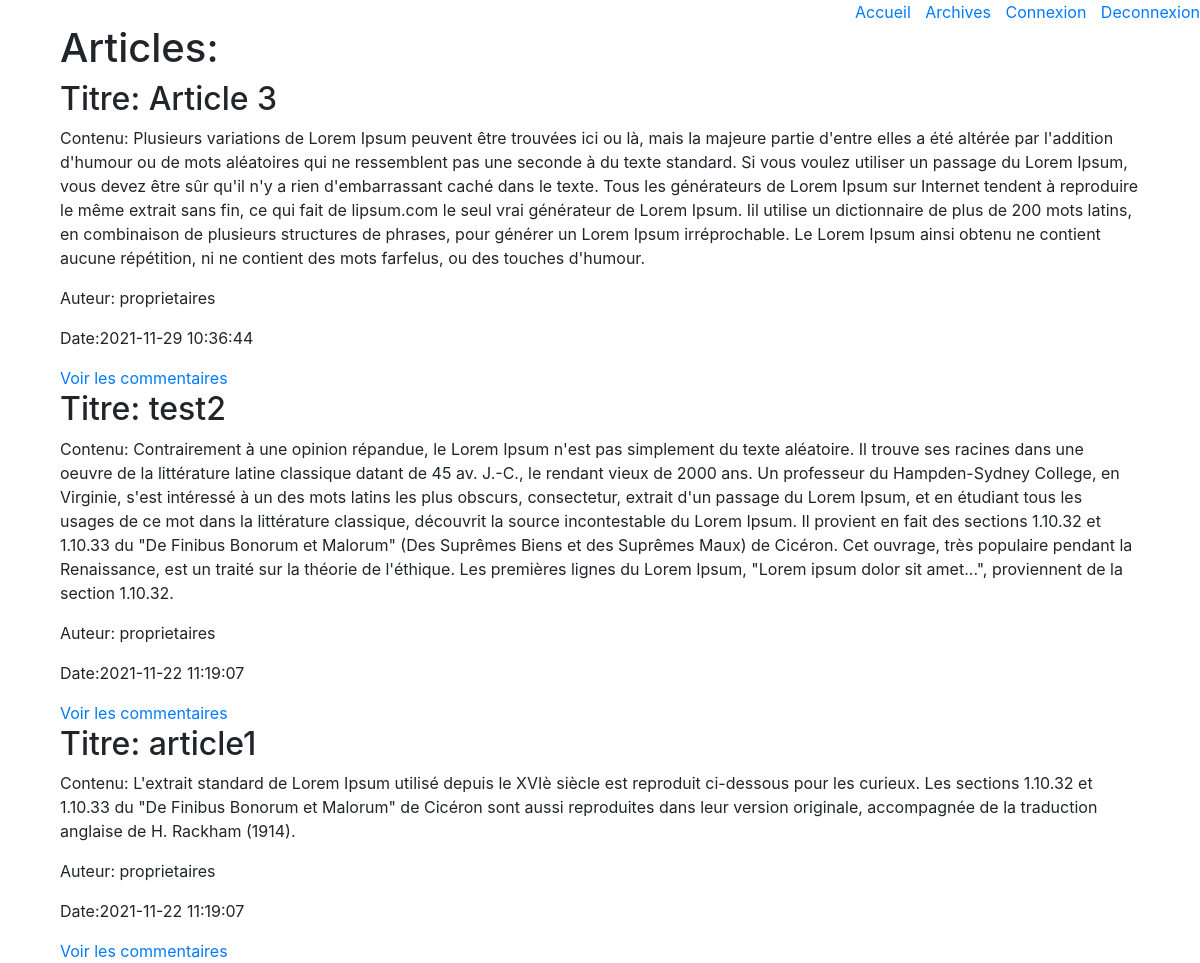
/landing.php, run on an earlier commit of the app's database.
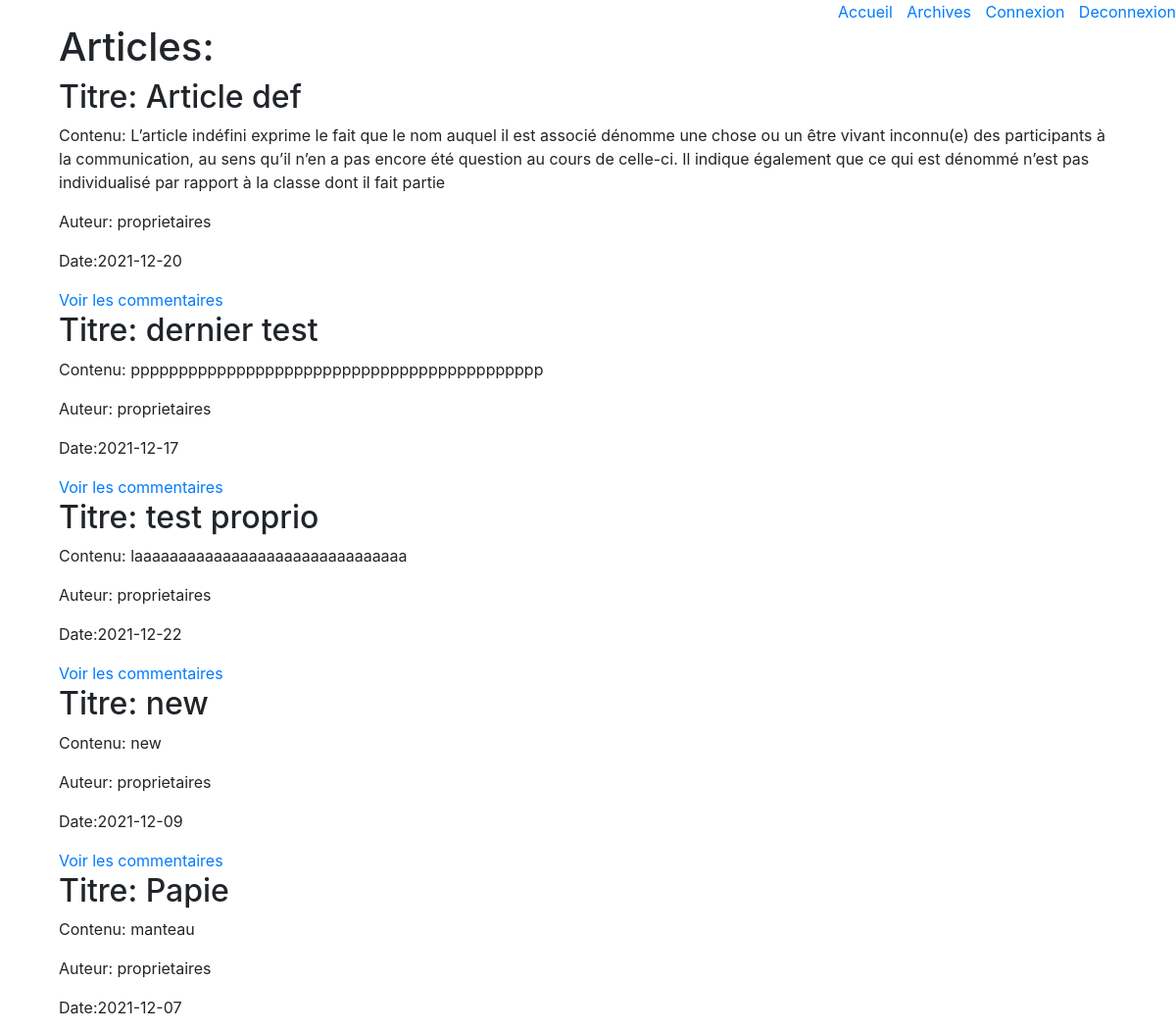
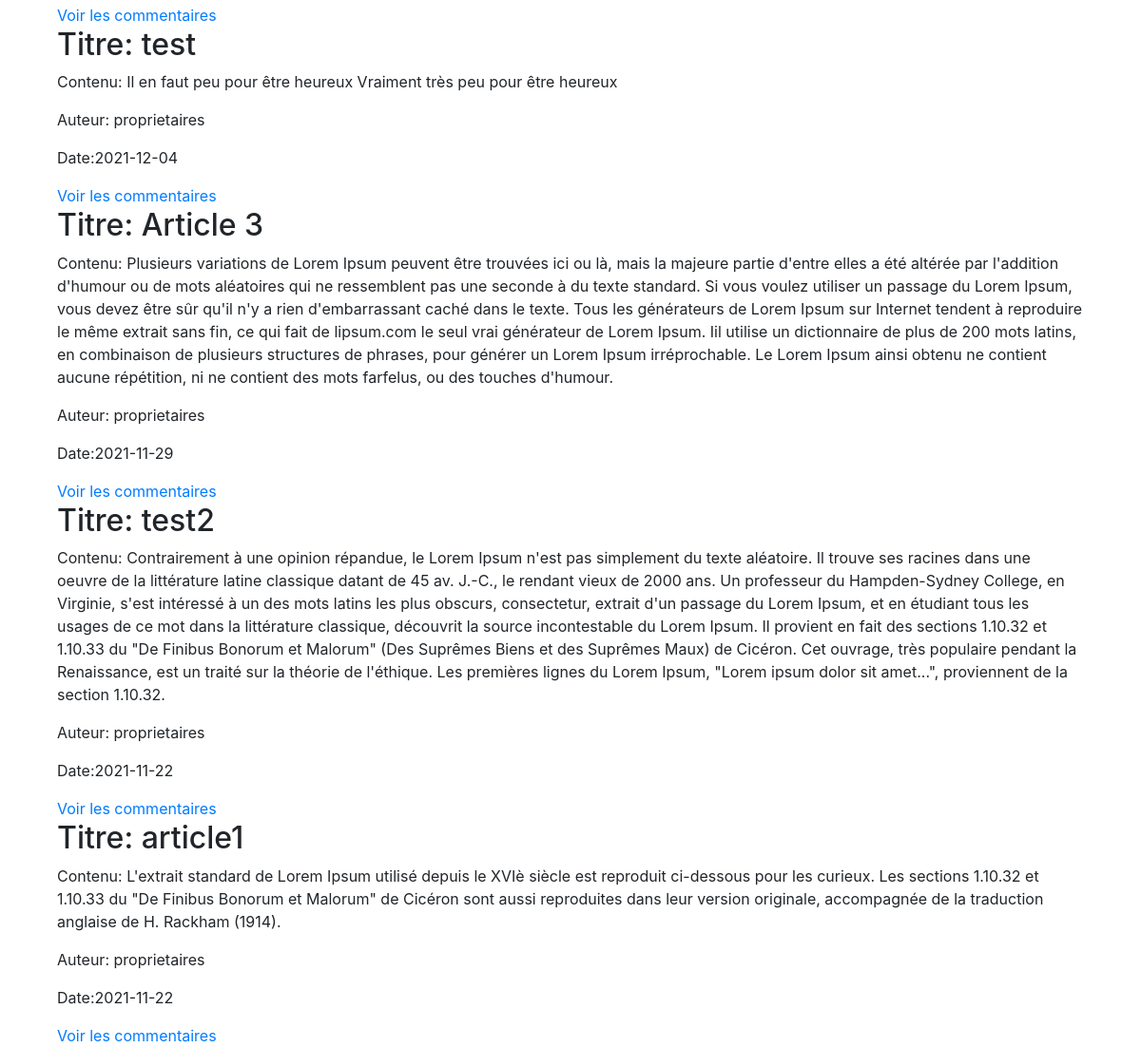
And on a later commit of the database (2 pictures, top to bottom).
### tables this page shows
CREATE TABLE `articles` (
  `id_articles` int(11) NOT NULL,
  `titre` varchar(100) NOT NULL,
  `contenu` text NOT NULL,
  `date` date NOT NULL
);

### landing.php (the view, shortened to what this page needs)
<?php
    require_once 'config.php';
    $articles=getArticles($bdd);
    function getArticles($bdd)
    {
        $req = $bdd->prepare('SELECT id_articles,titre,contenu, date FROM articles ORDER BY id_articles DESC');
        $req->execute();
        $data = $req->fetchAll(PDO::FETCH_ASSOC);
        return $data;
    }
?>
<!doctype html>
<html lang="en">
  <head>
    <link rel="stylesheet" href="https://stackpath.bootstrapcdn.com/bootstrap/4.3.1/css/bootstrap.min.css">
  </head>
  <body>
  <nav>
        <a href="accueil.php">Accueil</a>
        <a href="landing.php"> Archives</a>
        <a href="connexion.php">Connexion</a>
        <a href="deconnexion.php">Deconnexion</a>
    </nav>
        <div class="container">
            <div class="col-md-12">
            <h1>Articles:</h1>
            <?php
            foreach ($articles as $article){
	echo "<h2>Titre: ".$article["titre"]."<br></h2>  ";
    echo "<p>Contenu: ".$article["contenu"]."</p>";
    echo "<p>Auteur: proprietaires". "</p>";
    echo "<p>Date:".$article["date"]. "</p>";
    echo "<a href='articles.php?id=".$article["id_articles"]. "'>Voir les commentaires</a>";
}
?>
            </div>
        </div>
  </body>
</html>

### landing.php (style rules this page uses)
nav { text-align:right; }
nav a { margin-left:10px; }

What changed in the data, as far as the page shows it:
added articles: titre "Article def", contenu "L’article indéfini exprime le fait que le nom auquel il est associé dénomme une chose ou un être vivant inconnu(e) des participants à la communication, au sens qu’il n’en a pas encore été question au cours de celle-ci. Il indique également que ce qui est dénommé n’est pas individualisé par rapport à la classe dont il fait partie", date "2021-12-20"
added articles: titre "dernier test", contenu "ppppppppppppppppppppppppppppppppppppppppppp", date "2021-12-17"
added articles: titre "test proprio", contenu "laaaaaaaaaaaaaaaaaaaaaaaaaaaaaaa", date "2021-12-22"
added articles: titre "new", contenu "new", date "2021-12-09"
added articles: titre "Papie", contenu "manteau", date "2021-12-07"
added articles: titre "test", contenu "Il en faut peu pour être heureux Vraiment très peu pour être heureux", date "2021-12-04"
changed articles "Article 3": date "2021-11-29 10:36:44" → "2021-11-29"
changed articles "test2": date "2021-11-22 11:19:07" → "2021-11-22"
changed articles "article1": date "2021-11-22 11:19:07" → "2021-11-22"
